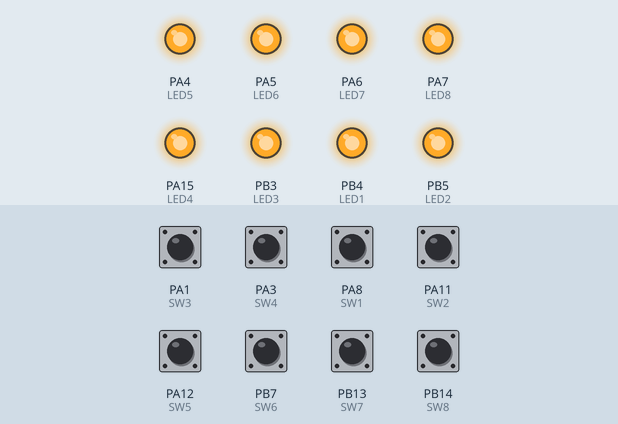
The sketch below on a simulated STM32 Blue Pill. Parts: output pins drawn as LEDs (lit = HIGH). The inputs (shaded band) are chosen by the test bench; at power-on: PA1 (SW3), PA3 (SW4), PA8 (SW1), PA11 (SW2), PA12 (SW5), PB7 (SW6), PB13 (SW7), PB14 (SW8) HIGH.

Above: at 1.2 s.
1.3 s: PA1 (SW3) pulled LOW for 0.15 s
At 1.37 s:
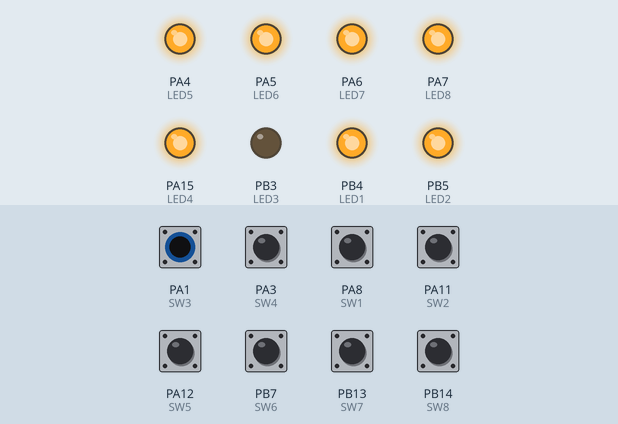
2.9 s: PA3 (SW4) pulled LOW for 0.15 s
At 2.97 s:
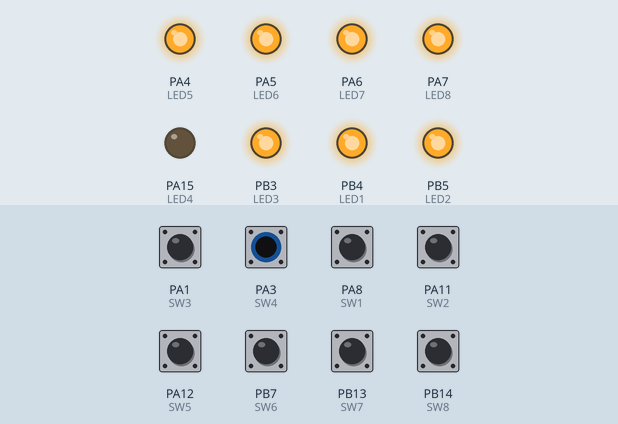
4.5 s: PA8 (SW1) pulled LOW for 0.15 s
At 4.57 s:
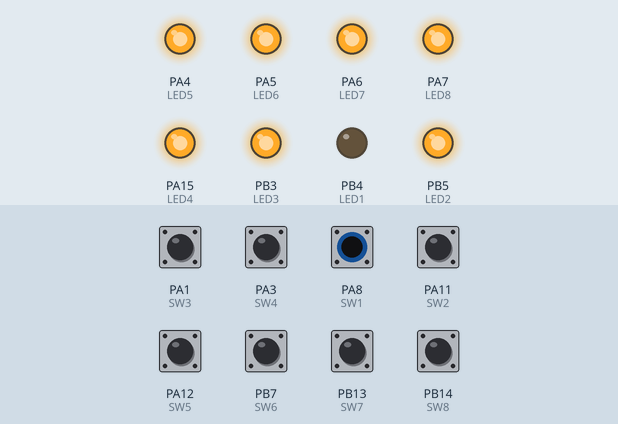
6.1 s: PA11 (SW2) pulled LOW for 0.15 s
At 6.17 s:
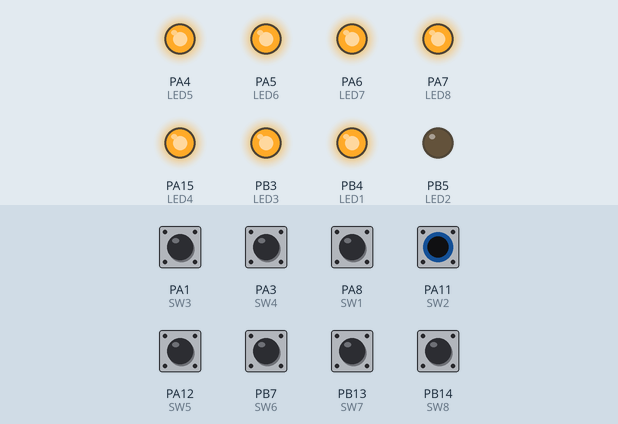
7.7 s: PA12 (SW5) pulled LOW for 0.15 s
At 7.77 s:
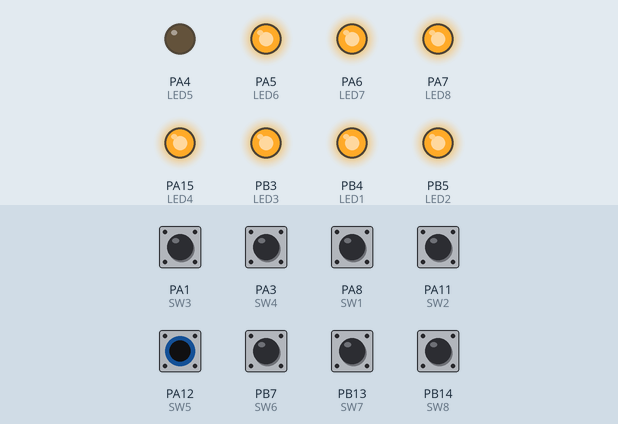
9.3 s: PB7 (SW6) pulled LOW for 0.15 s
At 9.37 s:
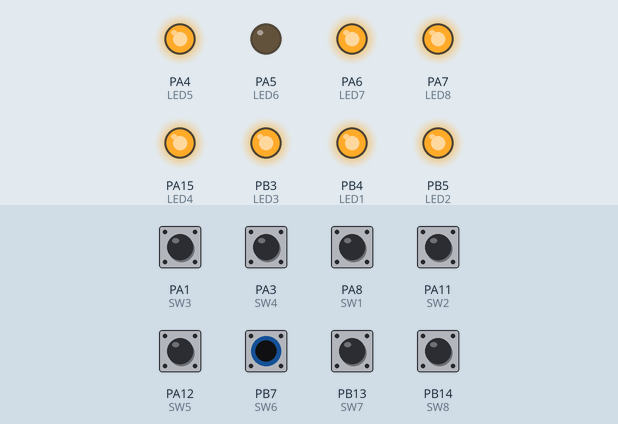
Timing chart, 0 to 11.9 s (numbered marks = the images above; inputs shaded):
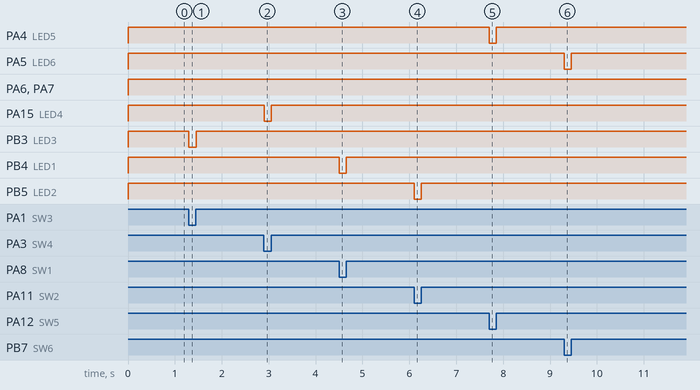

The sketch:

LED_SW.ino
```cpp
#define LED1  PB4
#define LED2  PB5
#define LED3  PB3
#define LED4  PA15
#define LED5  PA4
#define LED6  PA5
#define LED7  PA6
#define LED8  PA7

#define SW1   PA8
#define SW3   PA1
#define SW4   PA3
#define SW2   PA11
#define SW5   PA12
#define SW6   PB7
#define SW7   PB13
#define SW8   PB14


void setup()
{
  pinMode(LED1,OUTPUT);
  pinMode(LED2,OUTPUT);
  pinMode(LED3,OUTPUT);
  pinMode(LED4,OUTPUT);
  pinMode(LED5,OUTPUT);
  pinMode(LED6,OUTPUT);
  pinMode(LED7,OUTPUT);
  pinMode(LED8,OUTPUT);

  pinMode(SW1,INPUT);
  pinMode(SW2,INPUT);
  pinMode(SW3,INPUT);
  pinMode(SW4,INPUT);
  pinMode(SW5,INPUT);
  pinMode(SW6,INPUT);
  pinMode(SW7,INPUT);
  pinMode(SW8,INPUT);
}

void loop()
{
  digitalRead(SW1)?digitalWrite(LED1,HIGH):digitalWrite(LED1,LOW);
  digitalRead(SW2)?digitalWrite(LED2,HIGH):digitalWrite(LED2,LOW);
  digitalRead(SW3)?digitalWrite(LED3,HIGH):digitalWrite(LED3,LOW);
  digitalRead(SW4)?digitalWrite(LED4,HIGH):digitalWrite(LED4,LOW);
  digitalRead(SW5)?digitalWrite(LED5,HIGH):digitalWrite(LED5,LOW);
  digitalRead(SW6)?digitalWrite(LED6,HIGH):digitalWrite(LED6,LOW);
  digitalRead(SW7)?digitalWrite(LED7,HIGH):digitalWrite(LED7,LOW);
  digitalRead(SW8)?digitalWrite(LED8,HIGH):digitalWrite(LED8,LOW);

}
```

Measured:
- after the input at 1.3 s, PB3 (LED3): HIGH → LOW at once, → HIGH 0.15 s later
- after the input at 2.9 s, PA15 (LED4): HIGH → LOW at once, → HIGH 0.15 s later
- after the input at 4.5 s, PB4 (LED1): HIGH → LOW at once, → HIGH 0.15 s later
- after the input at 6.1 s, PB5 (LED2): HIGH → LOW at once, → HIGH 0.15 s later
- after the input at 7.7 s, PA4 (LED5): HIGH → LOW at once, → HIGH 0.15 s later
- after the input at 9.3 s, PA5 (LED6): HIGH → LOW at once, → HIGH 0.15 s later
